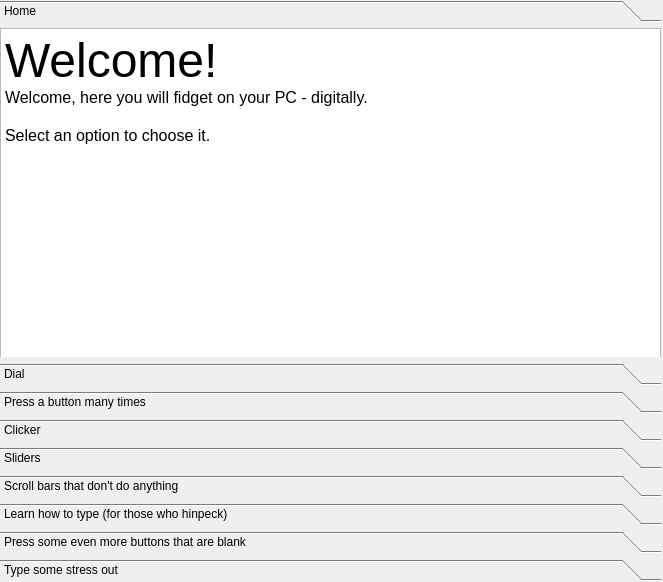
<?xml version="1.0" encoding="UTF-8"?>
<ui version="4.0">
 <class>MainWindow</class>
 <widget class="QMainWindow" name="MainWindow">
  <property name="geometry">
   <rect>
    <x>0</x>
    <y>0</y>
    <width>663</width>
    <height>582</height>
   </rect>
  </property>
  <property name="windowTitle">
   <string>Ganesha Fidget - Fidget in your PC</string>
  </property>
  <widget class="QWidget" name="centralwidget">
   <widget class="QToolBox" name="toolBox">
    <property name="geometry">
     <rect>
      <x>0</x>
      <y>0</y>
      <width>661</width>
      <height>581</height>
     </rect>
    </property>
    <widget class="QWidget" name="page">
     <property name="geometry">
      <rect>
       <x>0</x>
       <y>0</y>
       <width>661</width>
       <height>338</height>
      </rect>
     </property>
     <attribute name="label">
      <string>Home</string>
     </attribute>
     <widget class="QTextBrowser" name="textBrowser">
      <property name="geometry">
       <rect>
        <x>0</x>
        <y>0</y>
        <width>661</width>
        <height>331</height>
       </rect>
      </property>
      <property name="html">
       <string>&lt;!DOCTYPE HTML PUBLIC &quot;-//W3C//DTD HTML 4.0//EN&quot; &quot;http://www.w3.org/TR/REC-html40/strict.dtd&quot;&gt;
&lt;html&gt;&lt;head&gt;&lt;meta name=&quot;qrichtext&quot; content=&quot;1&quot; /&gt;&lt;style type=&quot;text/css&quot;&gt;
p, li { white-space: pre-wrap; }
&lt;/style&gt;&lt;/head&gt;&lt;body style=&quot; font-family:'MS Shell Dlg 2'; font-size:8.25pt; font-weight:400; font-style:normal;&quot;&gt;
&lt;p style=&quot; margin-top:0px; margin-bottom:0px; margin-left:0px; margin-right:0px; -qt-block-indent:0; text-indent:0px;&quot;&gt;&lt;span style=&quot; font-family:'MS Shell Dlg 2'; font-size:36pt;&quot;&gt;Welcome!&lt;/span&gt;&lt;/p&gt;
&lt;p style=&quot; margin-top:0px; margin-bottom:0px; margin-left:0px; margin-right:0px; -qt-block-indent:0; text-indent:0px;&quot;&gt;&lt;span style=&quot; font-family:'MS Shell Dlg 2'; font-size:12pt;&quot;&gt;Welcome, here you will fidget on your PC - digitally.&lt;/span&gt;&lt;/p&gt;
&lt;p style=&quot;-qt-paragraph-type:empty; margin-top:0px; margin-bottom:0px; margin-left:0px; margin-right:0px; -qt-block-indent:0; text-indent:0px; font-family:'MS Shell Dlg 2'; font-size:12pt;&quot;&gt;&lt;br /&gt;&lt;/p&gt;
&lt;p style=&quot; margin-top:0px; margin-bottom:0px; margin-left:0px; margin-right:0px; -qt-block-indent:0; text-indent:0px;&quot;&gt;&lt;span style=&quot; font-family:'MS Shell Dlg 2'; font-size:12pt;&quot;&gt;Select an option to choose it.&lt;/span&gt;&lt;/p&gt;&lt;/body&gt;&lt;/html&gt;</string>
      </property>
     </widget>
    </widget>
    <widget class="QWidget" name="toolBoxPage1">
     <property name="geometry">
      <rect>
       <x>0</x>
       <y>0</y>
       <width>98</width>
       <height>28</height>
      </rect>
     </property>
     <attribute name="label">
      <string>Dial</string>
     </attribute>
     <widget class="QDial" name="dial">
      <property name="geometry">
       <rect>
        <x>0</x>
        <y>0</y>
        <width>661</width>
        <height>361</height>
       </rect>
      </property>
     </widget>
    </widget>
    <widget class="QWidget" name="toolBoxPage2">
     <property name="geometry">
      <rect>
       <x>0</x>
       <y>0</y>
       <width>661</width>
       <height>338</height>
      </rect>
     </property>
     <attribute name="label">
      <string>Press a button many times</string>
     </attribute>
     <widget class="QPushButton" name="pushButton">
      <property name="geometry">
       <rect>
        <x>0</x>
        <y>0</y>
        <width>661</width>
        <height>331</height>
       </rect>
      </property>
      <property name="text">
       <string>Click Me!</string>
      </property>
     </widget>
     <widget class="QCheckBox" name="checkBox">
      <property name="geometry">
       <rect>
        <x>0</x>
        <y>350</y>
        <width>70</width>
        <height>17</height>
       </rect>
      </property>
      <property name="text">
       <string>Click Me!</string>
      </property>
     </widget>
     <widget class="QRadioButton" name="radioButton">
      <property name="geometry">
       <rect>
        <x>570</x>
        <y>350</y>
        <width>82</width>
        <height>17</height>
       </rect>
      </property>
      <property name="text">
       <string>Click Me!</string>
      </property>
     </widget>
    </widget>
    <widget class="QWidget" name="toolBoxPage3">
     <property name="geometry">
      <rect>
       <x>0</x>
       <y>0</y>
       <width>98</width>
       <height>28</height>
      </rect>
     </property>
     <attribute name="label">
      <string>Clicker</string>
     </attribute>
     <widget class="QSpinBox" name="spinBox">
      <property name="geometry">
       <rect>
        <x>0</x>
        <y>0</y>
        <width>661</width>
        <height>361</height>
       </rect>
      </property>
     </widget>
    </widget>
    <widget class="QWidget" name="toolBoxPage4">
     <property name="geometry">
      <rect>
       <x>0</x>
       <y>0</y>
       <width>98</width>
       <height>28</height>
      </rect>
     </property>
     <attribute name="label">
      <string>Sliders</string>
     </attribute>
     <widget class="QSlider" name="verticalSlider">
      <property name="geometry">
       <rect>
        <x>10</x>
        <y>20</y>
        <width>241</width>
        <height>331</height>
       </rect>
      </property>
      <property name="orientation">
       <enum>Qt::Vertical</enum>
      </property>
     </widget>
     <widget class="QSlider" name="horizontalSlider">
      <property name="geometry">
       <rect>
        <x>330</x>
        <y>140</y>
        <width>311</width>
        <height>201</height>
       </rect>
      </property>
      <property name="orientation">
       <enum>Qt::Horizontal</enum>
      </property>
     </widget>
    </widget>
    <widget class="QWidget" name="toolBoxPage5">
     <property name="geometry">
      <rect>
       <x>0</x>
       <y>0</y>
       <width>98</width>
       <height>28</height>
      </rect>
     </property>
     <attribute name="label">
      <string>Scroll bars that don't do anything</string>
     </attribute>
     <widget class="QScrollBar" name="horizontalScrollBar">
      <property name="geometry">
       <rect>
        <x>120</x>
        <y>310</y>
        <width>521</width>
        <height>16</height>
       </rect>
      </property>
      <property name="orientation">
       <enum>Qt::Horizontal</enum>
      </property>
     </widget>
     <widget class="QScrollBar" name="verticalScrollBar">
      <property name="geometry">
       <rect>
        <x>30</x>
        <y>30</y>
        <width>16</width>
        <height>311</height>
       </rect>
      </property>
      <property name="orientation">
       <enum>Qt::Vertical</enum>
      </property>
     </widget>
    </widget>
    <widget class="QWidget" name="toolBoxPage6">
     <property name="geometry">
      <rect>
       <x>0</x>
       <y>0</y>
       <width>98</width>
       <height>28</height>
      </rect>
     </property>
     <attribute name="label">
      <string>Learn how to type (for those who hinpeck)</string>
     </attribute>
     <widget class="QPlainTextEdit" name="plainTextEdit">
      <property name="geometry">
       <rect>
        <x>0</x>
        <y>0</y>
        <width>661</width>
        <height>371</height>
       </rect>
      </property>
      <property name="plainText">
       <string>Try typing this:

The quick brown fox jumps over the lazy dog. 1234567890</string>
      </property>
     </widget>
    </widget>
    <widget class="QWidget" name="toolBoxPage7">
     <property name="geometry">
      <rect>
       <x>0</x>
       <y>0</y>
       <width>661</width>
       <height>338</height>
      </rect>
     </property>
     <attribute name="label">
      <string>Press some even more buttons that are blank</string>
     </attribute>
     <widget class="QPushButton" name="pushButton_2">
      <property name="geometry">
       <rect>
        <x>0</x>
        <y>0</y>
        <width>75</width>
        <height>23</height>
       </rect>
      </property>
      <property name="text">
       <string/>
      </property>
     </widget>
     <widget class="QPushButton" name="pushButton_3">
      <property name="geometry">
       <rect>
        <x>80</x>
        <y>0</y>
        <width>75</width>
        <height>23</height>
       </rect>
      </property>
      <property name="text">
       <string/>
      </property>
     </widget>
     <widget class="QPushButton" name="pushButton_4">
      <property name="geometry">
       <rect>
        <x>80</x>
        <y>30</y>
        <width>75</width>
        <height>23</height>
       </rect>
      </property>
      <property name="text">
       <string/>
      </property>
     </widget>
     <widget class="QPushButton" name="pushButton_5">
      <property name="geometry">
       <rect>
        <x>160</x>
        <y>30</y>
        <width>75</width>
        <height>23</height>
       </rect>
      </property>
      <property name="text">
       <string/>
      </property>
     </widget>
     <widget class="QPushButton" name="pushButton_6">
      <property name="geometry">
       <rect>
        <x>10</x>
        <y>60</y>
        <width>75</width>
        <height>23</height>
       </rect>
      </property>
      <property name="text">
       <string/>
      </property>
     </widget>
     <widget class="QPushButton" name="pushButton_7">
      <property name="geometry">
       <rect>
        <x>90</x>
        <y>60</y>
        <width>75</width>
        <height>23</height>
       </rect>
      </property>
      <property name="text">
       <string/>
      </property>
     </widget>
     <widget class="QPushButton" name="pushButton_8">
      <property name="geometry">
       <rect>
        <x>150</x>
        <y>170</y>
        <width>75</width>
        <height>23</height>
       </rect>
      </property>
      <property name="text">
       <string/>
      </property>
     </widget>
     <widget class="QPushButton" name="pushButton_9">
      <property name="geometry">
       <rect>
        <x>230</x>
        <y>170</y>
        <width>75</width>
        <height>23</height>
       </rect>
      </property>
      <property name="text">
       <string/>
      </property>
     </widget>
     <widget class="QPushButton" name="pushButton_10">
      <property name="geometry">
       <rect>
        <x>140</x>
        <y>110</y>
        <width>75</width>
        <height>23</height>
       </rect>
      </property>
      <property name="text">
       <string/>
      </property>
     </widget>
     <widget class="QPushButton" name="pushButton_11">
      <property name="geometry">
       <rect>
        <x>300</x>
        <y>140</y>
        <width>75</width>
        <height>23</height>
       </rect>
      </property>
      <property name="text">
       <string/>
      </property>
     </widget>
     <widget class="QPushButton" name="pushButton_12">
      <property name="geometry">
       <rect>
        <x>220</x>
        <y>140</y>
        <width>75</width>
        <height>23</height>
       </rect>
      </property>
      <property name="text">
       <string/>
      </property>
     </widget>
     <widget class="QPushButton" name="pushButton_13">
      <property name="geometry">
       <rect>
        <x>220</x>
        <y>110</y>
        <width>75</width>
        <height>23</height>
       </rect>
      </property>
      <property name="text">
       <string/>
      </property>
     </widget>
     <widget class="QPushButton" name="pushButton_14">
      <property name="geometry">
       <rect>
        <x>10</x>
        <y>170</y>
        <width>75</width>
        <height>23</height>
       </rect>
      </property>
      <property name="text">
       <string/>
      </property>
     </widget>
     <widget class="QPushButton" name="pushButton_15">
      <property name="geometry">
       <rect>
        <x>90</x>
        <y>170</y>
        <width>75</width>
        <height>23</height>
       </rect>
      </property>
      <property name="text">
       <string/>
      </property>
     </widget>
     <widget class="QPushButton" name="pushButton_16">
      <property name="geometry">
       <rect>
        <x>0</x>
        <y>110</y>
        <width>75</width>
        <height>23</height>
       </rect>
      </property>
      <property name="text">
       <string/>
      </property>
     </widget>
     <widget class="QPushButton" name="pushButton_17">
      <property name="geometry">
       <rect>
        <x>150</x>
        <y>140</y>
        <width>75</width>
        <height>23</height>
       </rect>
      </property>
      <property name="text">
       <string/>
      </property>
     </widget>
     <widget class="QPushButton" name="pushButton_18">
      <property name="geometry">
       <rect>
        <x>80</x>
        <y>140</y>
        <width>75</width>
        <height>23</height>
       </rect>
      </property>
      <property name="text">
       <string/>
      </property>
     </widget>
     <widget class="QPushButton" name="pushButton_19">
      <property name="geometry">
       <rect>
        <x>80</x>
        <y>110</y>
        <width>75</width>
        <height>23</height>
       </rect>
      </property>
      <property name="text">
       <string/>
      </property>
     </widget>
     <widget class="QPushButton" name="pushButton_20">
      <property name="geometry">
       <rect>
        <x>350</x>
        <y>300</y>
        <width>75</width>
        <height>23</height>
       </rect>
      </property>
      <property name="text">
       <string/>
      </property>
     </widget>
     <widget class="QPushButton" name="pushButton_21">
      <property name="geometry">
       <rect>
        <x>410</x>
        <y>300</y>
        <width>75</width>
        <height>23</height>
       </rect>
      </property>
      <property name="text">
       <string/>
      </property>
     </widget>
     <widget class="QPushButton" name="pushButton_22">
      <property name="geometry">
       <rect>
        <x>340</x>
        <y>270</y>
        <width>75</width>
        <height>23</height>
       </rect>
      </property>
      <property name="text">
       <string/>
      </property>
     </widget>
     <widget class="QPushButton" name="pushButton_23">
      <property name="geometry">
       <rect>
        <x>480</x>
        <y>240</y>
        <width>75</width>
        <height>23</height>
       </rect>
      </property>
      <property name="text">
       <string/>
      </property>
     </widget>
     <widget class="QPushButton" name="pushButton_24">
      <property name="geometry">
       <rect>
        <x>260</x>
        <y>130</y>
        <width>75</width>
        <height>23</height>
       </rect>
      </property>
      <property name="text">
       <string/>
      </property>
     </widget>
     <widget class="QPushButton" name="pushButton_25">
      <property name="geometry">
       <rect>
        <x>420</x>
        <y>160</y>
        <width>75</width>
        <height>23</height>
       </rect>
      </property>
      <property name="text">
       <string/>
      </property>
     </widget>
     <widget class="QPushButton" name="pushButton_26">
      <property name="geometry">
       <rect>
        <x>260</x>
        <y>240</y>
        <width>75</width>
        <height>23</height>
       </rect>
      </property>
      <property name="text">
       <string/>
      </property>
     </widget>
     <widget class="QPushButton" name="pushButton_27">
      <property name="geometry">
       <rect>
        <x>270</x>
        <y>190</y>
        <width>75</width>
        <height>23</height>
       </rect>
      </property>
      <property name="text">
       <string/>
      </property>
     </widget>
     <widget class="QPushButton" name="pushButton_28">
      <property name="geometry">
       <rect>
        <x>340</x>
        <y>160</y>
        <width>75</width>
        <height>23</height>
       </rect>
      </property>
      <property name="text">
       <string/>
      </property>
     </widget>
     <widget class="QPushButton" name="pushButton_29">
      <property name="geometry">
       <rect>
        <x>560</x>
        <y>270</y>
        <width>75</width>
        <height>23</height>
       </rect>
      </property>
      <property name="text">
       <string/>
      </property>
     </widget>
     <widget class="QPushButton" name="pushButton_30">
      <property name="geometry">
       <rect>
        <x>270</x>
        <y>300</y>
        <width>75</width>
        <height>23</height>
       </rect>
      </property>
      <property name="text">
       <string/>
      </property>
     </widget>
     <widget class="QPushButton" name="pushButton_31">
      <property name="geometry">
       <rect>
        <x>350</x>
        <y>190</y>
        <width>75</width>
        <height>23</height>
       </rect>
      </property>
      <property name="text">
       <string/>
      </property>
     </widget>
     <widget class="QPushButton" name="pushButton_32">
      <property name="geometry">
       <rect>
        <x>340</x>
        <y>240</y>
        <width>75</width>
        <height>23</height>
       </rect>
      </property>
      <property name="text">
       <string/>
      </property>
     </widget>
     <widget class="QPushButton" name="pushButton_33">
      <property name="geometry">
       <rect>
        <x>400</x>
        <y>240</y>
        <width>75</width>
        <height>23</height>
       </rect>
      </property>
      <property name="text">
       <string/>
      </property>
     </widget>
     <widget class="QPushButton" name="pushButton_34">
      <property name="geometry">
       <rect>
        <x>480</x>
        <y>270</y>
        <width>75</width>
        <height>23</height>
       </rect>
      </property>
      <property name="text">
       <string/>
      </property>
     </widget>
     <widget class="QPushButton" name="pushButton_35">
      <property name="geometry">
       <rect>
        <x>340</x>
        <y>130</y>
        <width>75</width>
        <height>23</height>
       </rect>
      </property>
      <property name="text">
       <string/>
      </property>
     </widget>
     <widget class="QPushButton" name="pushButton_36">
      <property name="geometry">
       <rect>
        <x>410</x>
        <y>270</y>
        <width>75</width>
        <height>23</height>
       </rect>
      </property>
      <property name="text">
       <string/>
      </property>
     </widget>
     <widget class="QPushButton" name="pushButton_37">
      <property name="geometry">
       <rect>
        <x>490</x>
        <y>300</y>
        <width>75</width>
        <height>23</height>
       </rect>
      </property>
      <property name="text">
       <string/>
      </property>
     </widget>
     <widget class="QPushButton" name="pushButton_38">
      <property name="geometry">
       <rect>
        <x>140</x>
        <y>310</y>
        <width>75</width>
        <height>23</height>
       </rect>
      </property>
      <property name="text">
       <string/>
      </property>
     </widget>
     <widget class="QPushButton" name="pushButton_39">
      <property name="geometry">
       <rect>
        <x>200</x>
        <y>310</y>
        <width>75</width>
        <height>23</height>
       </rect>
      </property>
      <property name="text">
       <string/>
      </property>
     </widget>
     <widget class="QPushButton" name="pushButton_40">
      <property name="geometry">
       <rect>
        <x>130</x>
        <y>280</y>
        <width>75</width>
        <height>23</height>
       </rect>
      </property>
      <property name="text">
       <string/>
      </property>
     </widget>
     <widget class="QPushButton" name="pushButton_41">
      <property name="geometry">
       <rect>
        <x>270</x>
        <y>250</y>
        <width>75</width>
        <height>23</height>
       </rect>
      </property>
      <property name="text">
       <string/>
      </property>
     </widget>
     <widget class="QPushButton" name="pushButton_42">
      <property name="geometry">
       <rect>
        <x>50</x>
        <y>140</y>
        <width>75</width>
        <height>23</height>
       </rect>
      </property>
      <property name="text">
       <string/>
      </property>
     </widget>
     <widget class="QPushButton" name="pushButton_43">
      <property name="geometry">
       <rect>
        <x>210</x>
        <y>170</y>
        <width>75</width>
        <height>23</height>
       </rect>
      </property>
      <property name="text">
       <string/>
      </property>
     </widget>
     <widget class="QPushButton" name="pushButton_44">
      <property name="geometry">
       <rect>
        <x>50</x>
        <y>250</y>
        <width>75</width>
        <height>23</height>
       </rect>
      </property>
      <property name="text">
       <string/>
      </property>
     </widget>
     <widget class="QPushButton" name="pushButton_45">
      <property name="geometry">
       <rect>
        <x>60</x>
        <y>200</y>
        <width>75</width>
        <height>23</height>
       </rect>
      </property>
      <property name="text">
       <string/>
      </property>
     </widget>
     <widget class="QPushButton" name="pushButton_46">
      <property name="geometry">
       <rect>
        <x>130</x>
        <y>170</y>
        <width>75</width>
        <height>23</height>
       </rect>
      </property>
      <property name="text">
       <string/>
      </property>
     </widget>
     <widget class="QPushButton" name="pushButton_47">
      <property name="geometry">
       <rect>
        <x>350</x>
        <y>280</y>
        <width>75</width>
        <height>23</height>
       </rect>
      </property>
      <property name="text">
       <string/>
      </property>
     </widget>
     <widget class="QPushButton" name="pushButton_48">
      <property name="geometry">
       <rect>
        <x>60</x>
        <y>310</y>
        <width>75</width>
        <height>23</height>
       </rect>
      </property>
      <property name="text">
       <string/>
      </property>
     </widget>
     <widget class="QPushButton" name="pushButton_49">
      <property name="geometry">
       <rect>
        <x>140</x>
        <y>200</y>
        <width>75</width>
        <height>23</height>
       </rect>
      </property>
      <property name="text">
       <string/>
      </property>
     </widget>
     <widget class="QPushButton" name="pushButton_50">
      <property name="geometry">
       <rect>
        <x>130</x>
        <y>250</y>
        <width>75</width>
        <height>23</height>
       </rect>
      </property>
      <property name="text">
       <string/>
      </property>
     </widget>
     <widget class="QPushButton" name="pushButton_51">
      <property name="geometry">
       <rect>
        <x>190</x>
        <y>250</y>
        <width>75</width>
        <height>23</height>
       </rect>
      </property>
      <property name="text">
       <string/>
      </property>
     </widget>
     <widget class="QPushButton" name="pushButton_52">
      <property name="geometry">
       <rect>
        <x>270</x>
        <y>280</y>
        <width>75</width>
        <height>23</height>
       </rect>
      </property>
      <property name="text">
       <string/>
      </property>
     </widget>
     <widget class="QPushButton" name="pushButton_53">
      <property name="geometry">
       <rect>
        <x>130</x>
        <y>140</y>
        <width>75</width>
        <height>23</height>
       </rect>
      </property>
      <property name="text">
       <string/>
      </property>
     </widget>
     <widget class="QPushButton" name="pushButton_54">
      <property name="geometry">
       <rect>
        <x>200</x>
        <y>280</y>
        <width>75</width>
        <height>23</height>
       </rect>
      </property>
      <property name="text">
       <string/>
      </property>
     </widget>
     <widget class="QPushButton" name="pushButton_55">
      <property name="geometry">
       <rect>
        <x>280</x>
        <y>310</y>
        <width>75</width>
        <height>23</height>
       </rect>
      </property>
      <property name="text">
       <string/>
      </property>
     </widget>
     <widget class="QPushButton" name="pushButton_56">
      <property name="geometry">
       <rect>
        <x>380</x>
        <y>180</y>
        <width>75</width>
        <height>23</height>
       </rect>
      </property>
      <property name="text">
       <string/>
      </property>
     </widget>
     <widget class="QPushButton" name="pushButton_57">
      <property name="geometry">
       <rect>
        <x>440</x>
        <y>180</y>
        <width>75</width>
        <height>23</height>
       </rect>
      </property>
      <property name="text">
       <string/>
      </property>
     </widget>
     <widget class="QPushButton" name="pushButton_58">
      <property name="geometry">
       <rect>
        <x>370</x>
        <y>150</y>
        <width>75</width>
        <height>23</height>
       </rect>
      </property>
      <property name="text">
       <string/>
      </property>
     </widget>
     <widget class="QPushButton" name="pushButton_59">
      <property name="geometry">
       <rect>
        <x>510</x>
        <y>120</y>
        <width>75</width>
        <height>23</height>
       </rect>
      </property>
      <property name="text">
       <string/>
      </property>
     </widget>
     <widget class="QPushButton" name="pushButton_60">
      <property name="geometry">
       <rect>
        <x>290</x>
        <y>10</y>
        <width>75</width>
        <height>23</height>
       </rect>
      </property>
      <property name="text">
       <string/>
      </property>
     </widget>
     <widget class="QPushButton" name="pushButton_61">
      <property name="geometry">
       <rect>
        <x>450</x>
        <y>40</y>
        <width>75</width>
        <height>23</height>
       </rect>
      </property>
      <property name="text">
       <string/>
      </property>
     </widget>
     <widget class="QPushButton" name="pushButton_62">
      <property name="geometry">
       <rect>
        <x>290</x>
        <y>120</y>
        <width>75</width>
        <height>23</height>
       </rect>
      </property>
      <property name="text">
       <string/>
      </property>
     </widget>
     <widget class="QPushButton" name="pushButton_63">
      <property name="geometry">
       <rect>
        <x>300</x>
        <y>70</y>
        <width>75</width>
        <height>23</height>
       </rect>
      </property>
      <property name="text">
       <string/>
      </property>
     </widget>
     <widget class="QPushButton" name="pushButton_64">
      <property name="geometry">
       <rect>
        <x>370</x>
        <y>40</y>
        <width>75</width>
        <height>23</height>
       </rect>
      </property>
      <property name="text">
       <string/>
      </property>
     </widget>
     <widget class="QPushButton" name="pushButton_65">
      <property name="geometry">
       <rect>
        <x>590</x>
        <y>150</y>
        <width>75</width>
        <height>23</height>
       </rect>
      </property>
      <property name="text">
       <string/>
      </property>
     </widget>
     <widget class="QPushButton" name="pushButton_66">
      <property name="geometry">
       <rect>
        <x>300</x>
        <y>180</y>
        <width>75</width>
        <height>23</height>
       </rect>
      </property>
      <property name="text">
       <string/>
      </property>
     </widget>
     <widget class="QPushButton" name="pushButton_67">
      <property name="geometry">
       <rect>
        <x>380</x>
        <y>70</y>
        <width>75</width>
        <height>23</height>
       </rect>
      </property>
      <property name="text">
       <string/>
      </property>
     </widget>
     <widget class="QPushButton" name="pushButton_68">
      <property name="geometry">
       <rect>
        <x>370</x>
        <y>120</y>
        <width>75</width>
        <height>23</height>
       </rect>
      </property>
      <property name="text">
       <string/>
      </property>
     </widget>
     <widget class="QPushButton" name="pushButton_69">
      <property name="geometry">
       <rect>
        <x>430</x>
        <y>120</y>
        <width>75</width>
        <height>23</height>
       </rect>
      </property>
      <property name="text">
       <string/>
      </property>
     </widget>
     <widget class="QPushButton" name="pushButton_70">
      <property name="geometry">
       <rect>
        <x>510</x>
        <y>150</y>
        <width>75</width>
        <height>23</height>
       </rect>
      </property>
      <property name="text">
       <string/>
      </property>
     </widget>
     <widget class="QPushButton" name="pushButton_71">
      <property name="geometry">
       <rect>
        <x>370</x>
        <y>10</y>
        <width>75</width>
        <height>23</height>
       </rect>
      </property>
      <property name="text">
       <string/>
      </property>
     </widget>
     <widget class="QPushButton" name="pushButton_72">
      <property name="geometry">
       <rect>
        <x>440</x>
        <y>150</y>
        <width>75</width>
        <height>23</height>
       </rect>
      </property>
      <property name="text">
       <string/>
      </property>
     </widget>
     <widget class="QPushButton" name="pushButton_73">
      <property name="geometry">
       <rect>
        <x>520</x>
        <y>180</y>
        <width>75</width>
        <height>23</height>
       </rect>
      </property>
      <property name="text">
       <string/>
      </property>
     </widget>
    </widget>
    <widget class="QWidget" name="toolBoxPage8">
     <property name="geometry">
      <rect>
       <x>0</x>
       <y>0</y>
       <width>98</width>
       <height>28</height>
      </rect>
     </property>
     <attribute name="label">
      <string>Type some stress out</string>
     </attribute>
     <widget class="QPlainTextEdit" name="plainTextEdit_2">
      <property name="geometry">
       <rect>
        <x>0</x>
        <y>0</y>
        <width>671</width>
        <height>361</height>
       </rect>
      </property>
     </widget>
    </widget>
   </widget>
  </widget>
 </widget>
 <resources/>
 <connections/>
</ui>
